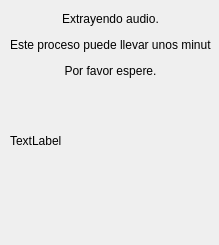
<?xml version="1.0" encoding="UTF-8"?>
<ui version="4.0">
 <class>Dialog</class>
 <widget class="QDialog" name="Dialog">
  <property name="geometry">
   <rect>
    <x>0</x>
    <y>0</y>
    <width>219</width>
    <height>245</height>
   </rect>
  </property>
  <property name="windowTitle">
   <string/>
  </property>
  <property name="modal">
   <bool>true</bool>
  </property>
  <widget class="QLabel" name="labelLoading">
   <property name="geometry">
    <rect>
     <x>10</x>
     <y>40</y>
     <width>201</width>
     <height>201</height>
    </rect>
   </property>
   <property name="text">
    <string>TextLabel</string>
   </property>
  </widget>
  <widget class="QLabel" name="label">
   <property name="geometry">
    <rect>
     <x>10</x>
     <y>10</y>
     <width>201</width>
     <height>71</height>
    </rect>
   </property>
   <property name="text">
    <string>&lt;html&gt;&lt;head/&gt;&lt;body&gt;&lt;p&gt;Extrayendo audio.&lt;/p&gt;&lt;p&gt;Este proceso puede llevar unos minutos.&lt;/p&gt;&lt;p&gt;Por favor espere.&lt;/p&gt;&lt;/body&gt;&lt;/html&gt;</string>
   </property>
   <property name="alignment">
    <set>Qt::AlignCenter</set>
   </property>
  </widget>
 </widget>
 <resources/>
 <connections/>
</ui>
